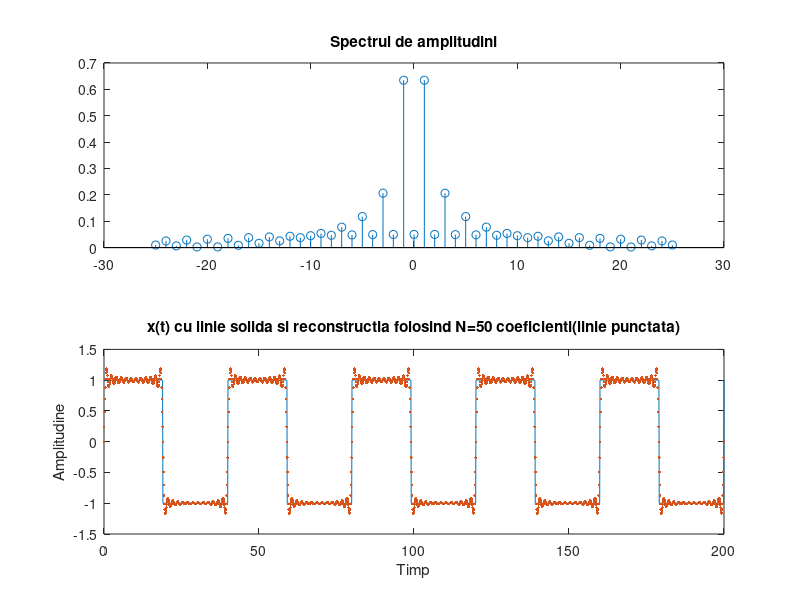

Source code (MATLAB):
%Numarul 19 
%Semnal dreptunghiular x de perioada P=40s, durata D=19s, factor de umplere
%duty=19/P*100
P=40
w0=(2*pi)/P;
duty=19/P*100;
t=0:0.1:200
x=square(w0*t, 19/P*100);


N=25
%C=matricea coeficientilor pe care o egalam initial cu zero
C=zeros(size(2*N+1))
%x2 va fi semnalul reconstruit
x2=0
%for pentru calculul coeficientilor de la -25 la 25
for k=-N:N
    %integrala de la 0 la 19 unde semnalul este 1
    fun2=@(t) 1.*exp(-1j*k*w0*t)
    %integrala de la 19 la 40 unde semnalul este -1
    fun3=@(t) (-1).*exp(-1j*k*w0*t)
    %formula de calcul a coeficientilor (integrala pe o perioada
    C(k+N+1)=1/P*(integral(fun2, 0, 19)+integral(fun3, 19, 40))
    re=real(C(k+N+1))
    im=imag(C(k+N+1))
    %se pun coeficientii in matrice
    C(k+N+1)=re+1j*im
    %semnalul va fi suma modulelor coeficientilor
    x2=x2+real(C(k+N+1)*exp(1j*k*w0*t))
end

%reprezentarea grafica a spectrului de amplitudine
subplot(2, 1, 1)
stem((-N:N), abs(C)); title('Spectrul de amplitudini');
subplot(2, 1, 2); 
%reprezentarea semnalului initial
plot(t, x, '-')
xlabel('Timp')
ylabel('Amplitudine')
hold on
%reprezentarea semnalului reconstruit
plot(t, x2, '.'); title('x(t) cu linie solida si reconstructia folosind N=50 coeficienti(linie punctata)');
hold off

% Teoria seriilor Fourier ne spune
% ca orice semnal periodic poate fi aproximat printr-o suma infinita de sinusi si
% cosinusi de diferite frecvente fiecare ponderat cu un anumit coeficient. Acesti coeficienti
% reprezinta practic spectrul.
% Semnalul reconstruit folosind un numar finit de termeni se apropie ca
% forma de semnalul original cu o anumita marja de eroare. In plus se observa faptul ca semnalul poate fi aproximat printr-o
% suma de sinusoide: variatiile semanlului au un caracter de sinusoida.